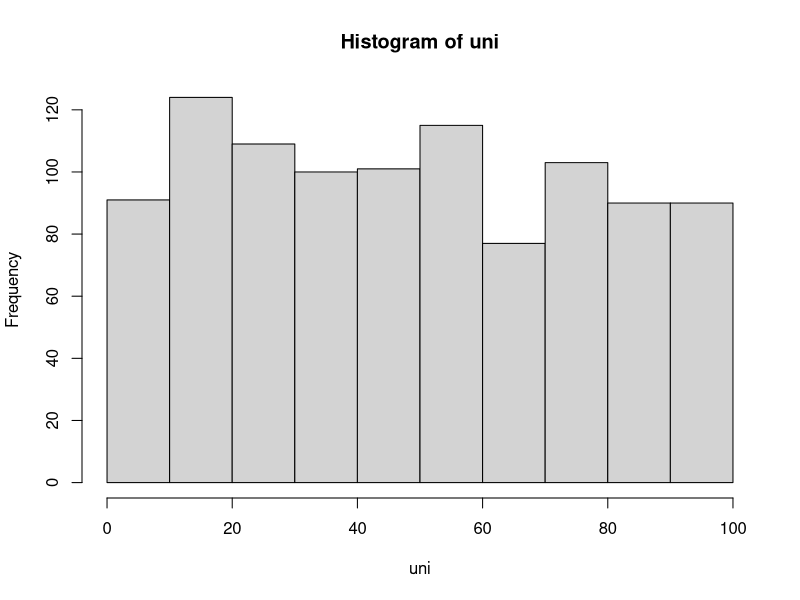
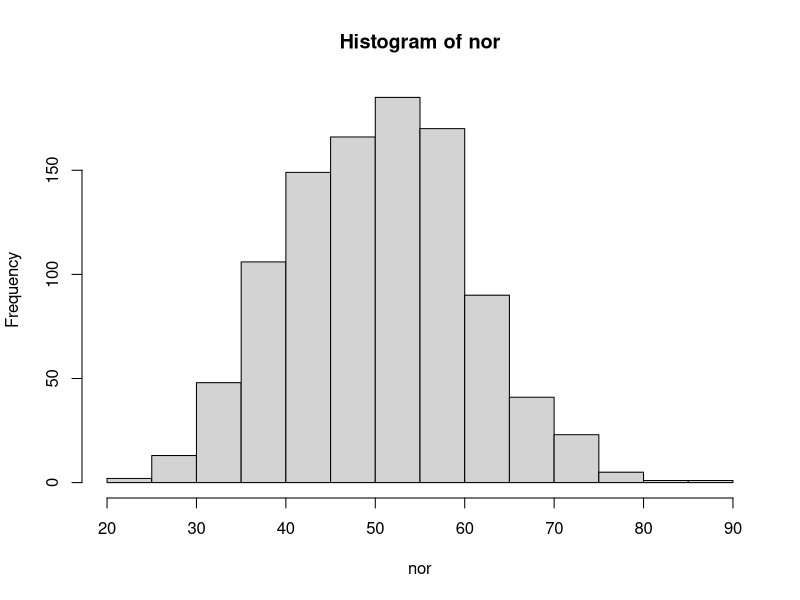
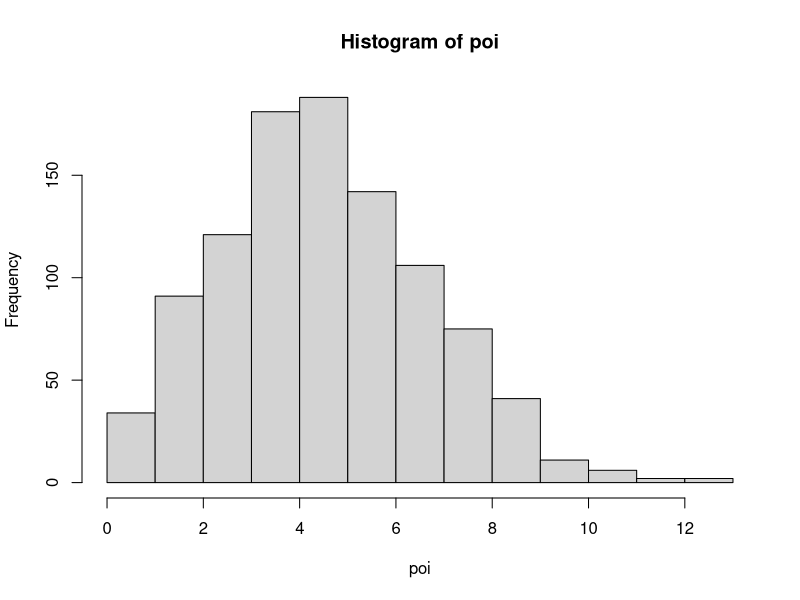
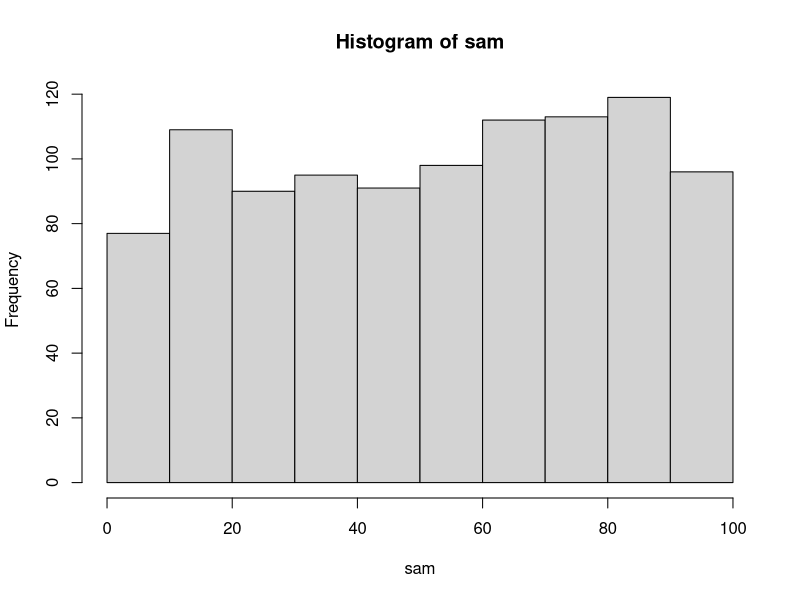
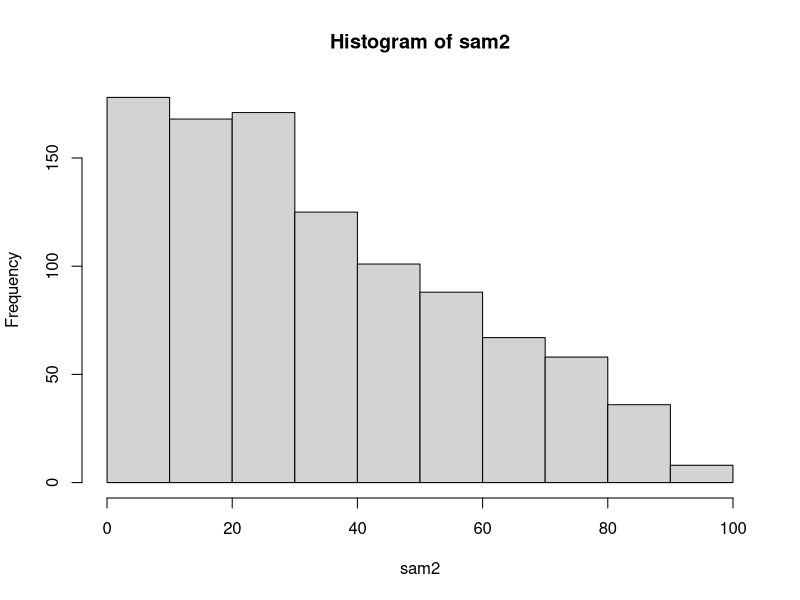
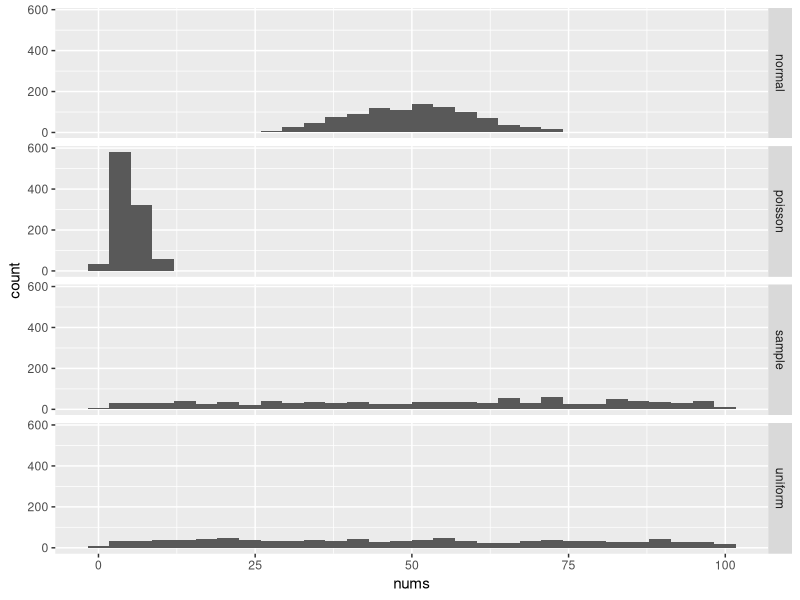
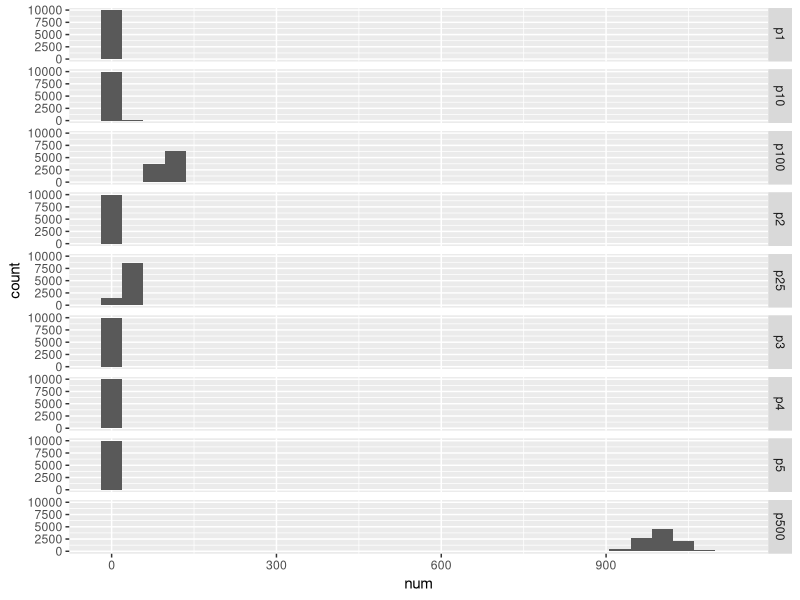
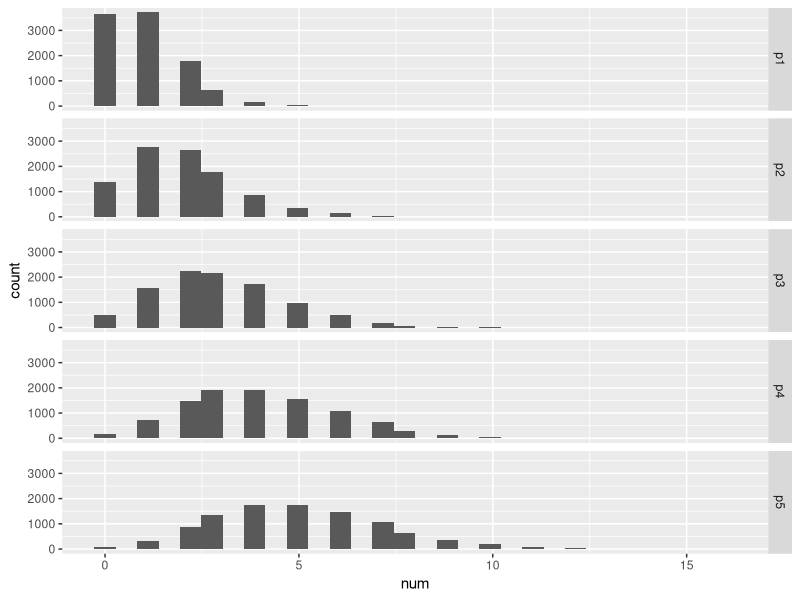

The R script that drew these images, in order:
library(tidyverse)

uni <- runif(n=1000, min=1, max=100)
nor <- rnorm(n=1000, mean=50, sd=10)
poi <- rpois(n=1000, lambda=5)
sam <- sample(x=min(uni):max(uni), size=1000, replace=TRUE)
## can use prob to skew distribution
## number of items in prob range have to match number of items in x
sam2 <- sample(x=min(uni):max(uni), size=1000, replace=TRUE, prob=max(uni):1)

hist(uni)
hist(nor)
hist(poi)
hist(sam)
hist(sam2)

dists <- data.frame("dist"="uniform",
                    "nums"=uni)
dists2 <- data.frame("dist"="normal",
                    "nums"=nor)
dists3 <- data.frame("dist"="poisson",
                    "nums"=poi)
dists4 <- data.frame("dist"="sample",
                    "nums"=sam)
dists <- rbind(dists,dists2,dists3,dists4)

library(ggplot2)
ggplot(dists, aes(x=nums))+geom_histogram()+
  facet_grid(dist~.)

### POISSON DISTRIBUTION

p1 <- rpois(10000, 1)
p2 <- rpois(10000, 2)
p3 <- rpois(10000, 3)
p4 <- rpois(10000, 4)
p5 <- rpois(10000,5)
p10 <- rpois(10000, 10)
p25 <- rpois(10000, 25)
p100 <- rpois(10000, 100)
p500 <- rpois(10000, 1000)

pd <- data.frame("pd"="p1","num"=p1)
pd2 <- data.frame("pd"="p2","num"=p2)
pd3 <- data.frame("pd"="p3","num"=p3)
pd4 <- data.frame("pd"="p4","num"=p4)
pd5 <- data.frame("pd"="p5","num"=p5)
pd10 <- data.frame("pd"="p10","num"=p10)
pd25 <- data.frame("pd"="p25","num"=p25)
pd100 <- data.frame("pd"="p100","num"=p100)
pd500 <- data.frame("pd"="p500", "num"=p500)

pdist <- rbind(pd, pd2, pd3, pd4, pd5, pd10, pd25, pd100, pd500)

## histogram all
ggplot(pdist, aes(x=num))+geom_histogram()+
  facet_grid(pd~.)

## histogram focus smaller lambda
pdist %>% filter(pd=='p1'|pd=='p2'|pd=='p3'|pd=='p4'|pd=='p5') %>%
  ggplot(aes(x=num))+geom_histogram()+
  facet_grid(pd~.)

## bar plot focus smaller lambda
pdist %>% filter(pd=='p1'|pd=='p2'|pd=='p3'|pd=='p4'|pd=='p5') %>%
  ggplot(aes(x=num))+geom_bar(stat='count')+
  facet_grid(pd~.)

## boxplot all
ggplot(pdist, aes(x=pd, y=num))+geom_boxplot()
## boxplot focus on small
pdist %>% filter(pd=='p1'|pd=='p2'|pd=='p3'|pd=='p4'|pd=='p5') %>%
ggplot(aes(x=pd, y=num))+geom_boxplot()

pdist %>% group_by(pd) %>%
  summarize(
    pmean=mean(num),
    pmed=median(num),
    std=sd(num)
  )

## Density Poisson
## setting the range of possible values from 0 to 40:
## - creates probability density functions (technicall probability mass function 
## for discrete variables) that add up to 1
## - with lower lambda values skewed more to right
## - higher lambda values fit normal distrib
lnums <- c(0:40)
dp1 <- data.frame("lnums"=lnums, "dpois"=dpois(lnums, lambda=1))
dp4 <- data.frame("lnums"=lnums, "dpois"=dpois(lnums, lambda=4))
dp10 <- data.frame("lnums"=lnums, "dpois"=dpois(lnums, lambda=10))
dp15 <- data.frame("lnums"=lnums, "dpois"=dpois(lnums, lambda=15))

ggplot(dp1, aes(x=lnums, y=dpois))+geom_bar(stat='identity')
ggplot(dp4, aes(x=lnums, y=dpois))+geom_bar(stat='identity')
ggplot(dp10, aes(x=lnums, y=dpois))+geom_bar(stat='identity')
ggplot(dp15, aes(x=lnums, y=dpois))+geom_bar(stat='identity')

sum(dp1$dpois)
sum(dp4$dpois)
sum(dp10$dpois)
sum(dp15$dpois)

## poisson - generate random sample
lda <- 4
pprpois <- rpois(n=1000, lambda=lda)
hist(pprpois)

## density - probability of each point occurring
ppdpois <- dpois(x=1:10, lambda=lda)
plot(ppdpois)
sum(ppdpois)
ppdpois

## distribution - cumulative probability at each point (point or less)
ppppois <- ppois(q=1:10, lambda=lda)
plot(ppppois)
ppppois

## quantile - don't get it
## p = vector of probabilities
ppqpois <- qpois(p=ppdpois, lambda=lda)
plot(ppqpois)
ppqpois
